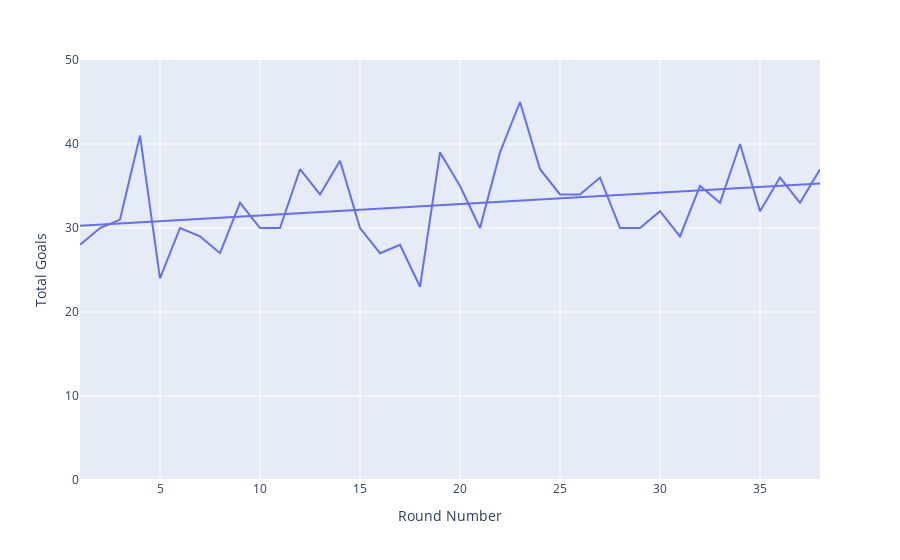

The cell this chart's notebook holds for it:
### Markdown cell above
Goals per round

### Code cell
goals_per_round = df.groupby('round_number')['total_goals'].sum().reset_index()
fig = px.scatter(goals_per_round, x='round_number', y='total_goals', labels=dict(round_number='Round Number', total_goals='Total Goals'), trendline="ols")
fig.update_yaxes(range=[0, 50])
fig.update_traces(mode = 'lines')
fig.show()

### Figure 1 — Plotly figure (JSON) as saved in the notebook; plotly's stock layout.template omitted (floating-point values rounded to 4 significant figures)
{"data": [{"hovertemplate": "Round Number=%{x}<br>Total Goals=%{y}<extra></extra>", "legendgroup": "", "marker": {"color": "#636efa", "symbol": "circle"}, "mode": "lines", "name": "", "orientation": "v", "showlegend": false, "type": "scatter", "x": [1, 2, 3, 4, 5, 6, 7, 8, 9, 10, 11, 12, 13, 14, 15, 16, 17, 18, 19, 20, 21, 22, 23, 24, 25, 26, 27, 28, 29, 30, 31, 32, 33, 34, 35, 36, 37, 38], "xaxis": "x", "y": [28, 30, 31, 41, 24, 30, 29, 27, 33, 30, 30, 37, 34, 38, 30, 27, 28, 23, 39, 35, 30, 39, 45, 37, 34, 34, 36, 30, 30, 32, 29, 35, 33, 40, 32, 36, 33, 37], "yaxis": "y"}, {"hovertemplate": "<b>OLS trendline</b><br>total_goals = 0.136339 * round_number + 30.1309<br>R<sup>2</sup>=0.100840<br><br>Round Number=%{x}<br>Total Goals=%{y} <b>(trend)</b><extra></extra>", "legendgroup": "", "marker": {"color": "#636efa", "symbol": "circle"}, "mode": "lines", "name": "", "showlegend": false, "type": "scatter", "x": [1, 2, 3, 4, 5, 6, 7, 8, 9, 10, 11, 12, 13, 14, 15, 16, 17, 18, 19, 20, 21, 22, 23, 24, 25, 26, 27, 28, 29, 30, 31, 32, 33, 34, 35, 36, 37, 38], "xaxis": "x", "y": [30.27, 30.4, 30.54, 30.68, 30.81, 30.95, 31.09, 31.22, 31.36, 31.49, 31.63, 31.77, 31.9, 32.04, 32.18, 32.31, 32.45, 32.58, 32.72, 32.86, 32.99, 33.13, 33.27, 33.4, 33.54, 33.68, 33.81, 33.95, 34.08, 34.22, 34.36, 34.49, 34.63, 34.77, 34.9, 35.04, 35.18, 35.31], "yaxis": "y"}], "layout": {"autosize": true, "legend": {"tracegroupgap": 0}, "margin": {"t": 60}, "xaxis": {"anchor": "y", "autorange": true, "domain": [0, 1], "range": [1, 38], "title": {"text": "Round Number"}, "type": "linear"}, "yaxis": {"anchor": "x", "domain": [0, 1], "range": [0, 50], "title": {"text": "Total Goals"}, "type": "linear"}}}
